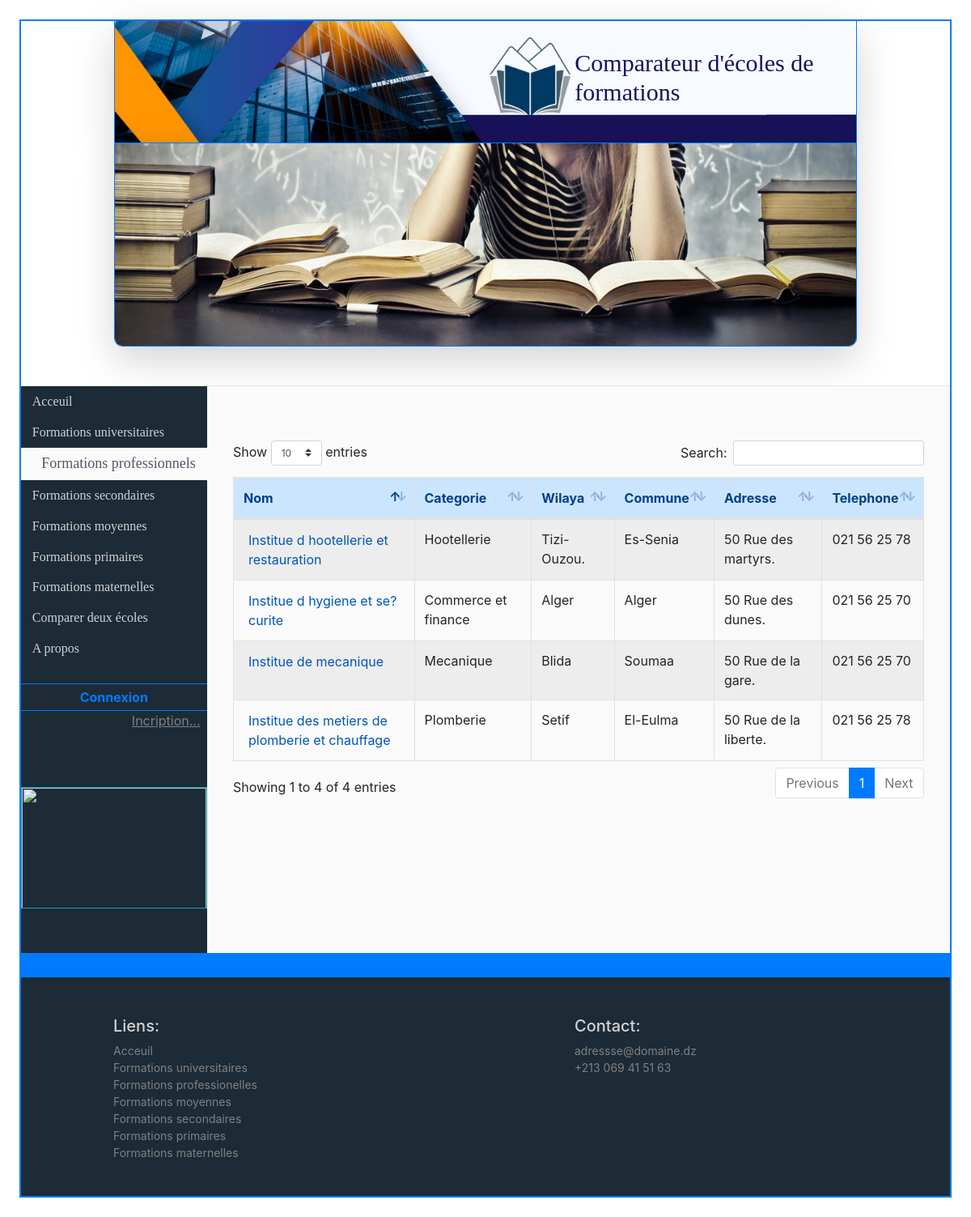
/Frontend/formations_professionelles.php, run on the app's committed database.
### tables this page shows
CREATE TABLE IF NOT EXISTS `ecole` (
  `id_ecole` int(11) NOT NULL AUTO_INCREMENT,
  `nom` varchar(256) NOT NULL,
  `type` varchar(256) NOT NULL,
  `categorie` varchar(256) NOT NULL,
  `wilaya` varchar(256) NOT NULL,
  `commune` varchar(256) NOT NULL,
  `adresse` varchar(256) NOT NULL,
  `telephone` varchar(256) NOT NULL,
  `en_ligne` int(11) NOT NULL DEFAULT '1',
  PRIMARY KEY (`id_ecole`)
);

### Frontend/Controller/Controller.php (called while the page is built, shortened)
<?php
require_once ($_SERVER['DOCUMENT_ROOT'].'/PROJET_TDW/Frontend/Model/Model.php');
class Controller
{
    private $model;
    public function __construct() {
        $this->model=new Model();
    }
    public function getEcolesFormations($type) {
        return $this->model->getEcolesFormations($type);
    }
}

### Frontend/Model/Model.php (called while the page is built, shortened)
<?php
class Model
{
    private $bdd;
    public function __construct()
    {
        try {
            $this->bdd = new PDO('mysql:host=localhost;dbname=tdw;charset=utf8', 'root', '');
        } catch (PDOException $e) {
            echo("Echec de connexion : " . $e->getMessage);
        }
    }
    public function getEcolesFormations($type)
    {
        $query = "select * from ecole where type = '".$type."'";
        $stmt=$this->bdd->prepare($query);
        $stmt->execute();
        return $stmt->fetchAll();
    }
}

### Frontend/View/View.php (the view, shortened to what this page needs)
<?php
require_once ($_SERVER['DOCUMENT_ROOT'].'/PROJET_TDW/Frontend/Controller/Controller.php');
    class View {
        private $controller;
        public function __construct() {
            $this->controller=new Controller();
        }
        public function showLogo() {
            ?>
            <div class="logo mr-auto ml-auto shadow-lg">
                <div class="container">
                    <div class="row">
                        <div class="col-lg-7 offset-5" >
                            <div class="row ml-5">
                                <div class="col-lg-2 mr-4">
                                    <img src="View/src/images/kl.png">
                                </div>
                            <div class="col-lg-9 offset-1 m-auto"> <h1 class="m-auto">Comparateur d'écoles de formations</h1></div>
                        </div>
                    </div>
                </div>
            </div>
            </div>
            <?php
        }
         public function showDiaporama()
        {
            ?>
            <div id="diapo_container" class=" mr-auto ml-auto shadow-lg  mb-5 bg-white">
               <img class="ml-auto mr-auto diapo" src="View/src/images/d2.jpg"  width="100%" alt="2">
            </div>
            <?php
        }
        public function showMenu($page) {
            ?>
                <div id="m_page">
                <div id="menu_container" class="fix">
                    <div class="nav flex-column " id="v-pills-tab" role="tablist" aria-orientation="vertical">
                        <a class="cat-link <?php if ($page==0) echo 'active_link'?>" href="index.php#content">Acceuil</a>
                        <a class="cat-link <?php if ($page==1) echo 'active_link'?>"  href="formations_universitaires.php#content" >Formations universitaires</a>
                        <a class="cat-link <?php if ($page==2) echo 'active_link'?>"  href="formations_professionelles.php#content">Formations professionnels </a>
                        <a class="cat-link <?php if ($page==3) echo 'active_link'?>"   href="formations_secondaires.php#content" >Formations secondaires</a>
                        <a class="cat-link <?php if ($page==4) echo 'active_link'?>"   href="formations_moyennes.php#content" >Formations moyennes</a>
                        <a class="cat-link <?php if ($page==5) echo 'active_link'?>"  href="formations_primaires.php#content" >Formations primaires</a>
                        <a class="cat-link <?php if ($page==6) echo 'active_link'?>"  href="formations_maternelles.php#content" >Formations maternelles</a>
                        <a class="cat-link <?php if ($page==7) echo 'active_link'?>"  href="Comparaison.php#content" >Comparer deux écoles</a>
                        <a class="cat-link <?php if ($page==8) echo 'active_link'?>"   href="" >A propos</a>
                        <br>
                        <?php if (empty($_SESSION['username'])) { ?>
                        <button type="button" data-toggle="modal" data-target="#cadre_connex" class="btn btn-outline-primary btn-sm" id="conex_btn">Connexion</button>
                            <a data-toggle="modal" data-target="#cadre_inscrip" id="inscrip_link" class="ml-auto mr-2">Incription... </a>
                        <?php } else { ?>
                            <button type="button" class="btn btn-outline-danger btn-sm" id="deconex_btn">Deconnexion</button>
                        <?php } ?>
                    </div>
                    <div id="publicite">
                        <img src="View/src/images/pub.jpg" >
                    </div>
                </div>
            <?php
        }
            ?>
            <?php
        public function showEcoleFormations($type) {
            ?>
            <div id="content" class="ml-auto pt-5">
                <div class="row">
                    <div class="col-lg-12" style="padding: 2% 5%">
                            <div class="row">
                                <div class="col-lg-12">
                                    <table id="tab_ecole" class="table table-striped table-bordered w-100" >
                                        <thead class="alert-primary">
                                        <tr>
                                            <th >Nom</th>
                                            <?php if ($type=='univ' || $type=='prof') {?> <th>Categorie</th><?php }?>
                                            <th>Wilaya</th>
                                            <th>Commune</th>
                                            <th>Adresse</th>
                                            <th>Telephone</th>
                                        </tr>
                                        </thead>
                                        <tbody>
                                        <?php
                                        $ecoles=$this->controller->getEcolesFormations($type);
                                        foreach ($ecoles as $ecole) {
                                            if ($ecole['en_ligne']>0) {
                                        ?>
                                        <tr>
                                            <td>
                                                <form method="post" action="../TP/Frontend/Controller/index.php">
                                                    <button class="school_link" type="submit"> <?php echo $ecole['nom']?>
                                                </button></form>
                                            </td>
                                            <?php if ($type=='univ' || $type=='prof') {?> <td><?php echo $ecole['categorie'] ?></td><?php }?>
                                            <td ><?php echo $ecole['wilaya'] ?></td>
                                            <td><?php echo $ecole['commune'] ?></td>
                                            <td><?php echo $ecole['adresse'] ?></td>
                                            <td><?php echo $ecole['telephone'] ?></td>
                                        </tr>
                                            <?php }} ?>
                                        </tbody>
                                    </table>
                                </div>
                            </div>
                    </div>
                    </div>
                </div>
            </div>
            <?php
        }
            ?>
            <?php
        public function showFooter() {
            ?>
            <footer>
                <div class="container">
                    <div class="row">
                        <div class="col-lg-4 offset-1 mt-lg-5">
                            <h5 style="color:lightgrey">Liens:</h5>
                            <div class="nav flex-column nav-pills" id="v-pills-tab" role="tablist" aria-orientation="vertical">
                                <a href="index.php">Acceuil</a>
                                <a  href="formations_universitaires.php" >Formations universitaires</a>
                                <a  href="formations_professionelles.php" >Formations professionelles</a>
                                <a  href="formations_moyennes.php" >Formations moyennes</a>
                                <a  href="formations_secondaires.php" >Formations secondaires</a>
                                <a  href="formations_primaires.php" >Formations primaires</a>
                                <a  href="formations_maternelles.php" >Formations maternelles</a>
                            </div>
                        </div>
                            <div class="col-lg-4 offset-2 mt-lg-5">
                                <h5 style="color:lightgray">Contact:</h5>
                                <div class="nav flex-column nav-pills" id="v-pills-tab" role="tablist" aria-orientation="vertical">
                                    <a href="index.php">adressse@domaine.dz</a>
                                    <a  href="#v-pills-profile" >+213 069 41 51 63</a>
                                </div>
                        </div>
                    </div>
                </div>
            </footer>
            <?php
        }
    }

### Frontend/View/src/style.css (style rules this page uses)
.active_link { width: 100%; padding:3% 6%; border-radius: 0px; background-color: #fafafa; color: #4F5B69 !important; font-size: 18px; text-align: right; }
.cat-link { width: 100%; padding:3% 6%; font-family: Dosis; color: lightgrey; }
#conex_btn { border-radius: 0px; border-width: 1px 0px; font-size: 16px; font-weight: bold; }
#inscrip_link { color:grey; text-decoration-line: underline; }
.logo { padding: 20px; width: 80%; height: 10%; background-image: url("images/44.jpg"); background-size: cover; border: solid #007bff; border-width: 0px 1px; min-height: 150px; display: flex; }
.logo img { height: 100px; width: 100px; }
.logo h1 { font-family: Dosis; color: #18125A; font-size: 30px; }
#menu_container { float: left; background-color: #1C2B36; width: 20%; min-height: 700px; }
#diapo_container { text-align: center; width: 80%; overflow: hidden; border: solid #007bff; border-width: 1px 1px 1px 1px; border-radius: 0px 0px 10px 10px; }
.diapo { height: 250px; }
#content { width: 80%; min-height: 600px; background-color: #fafafa; padding-bottom: 10%; min-height: 700px; }
#publicite img { width: 100%; height: 150px; margin-top: 70px; border: solid 1px #17a2b8; }
footer { border: solid #007bff; border-width: 30px 0px 0px 0px; width: 100%; min-height: 300px; background-color: #1C2B36; padding-bottom: 25px; }
footer a { font-size: 14px; color: grey; }
#m_page { background-color: #1C2B36; }
.school_link { background-color: transparent; border: none; text-align: left; color: #0056b3; }

### data on the page
ecole: nom "Institue d hootellerie et restauration", categorie "Hootellerie", wilaya "Tizi-Ouzou.", commune "Es-Senia", adresse "50 Rue des martyrs.", telephone "021 56 25 78"
ecole: nom "Institue des metiers de plomberie et chauffage", categorie "Plomberie", wilaya "Setif", commune "El-Eulma", adresse "50 Rue de la liberte.", telephone "021 56 25 78"
ecole: nom "Institue de mecanique", categorie "Mecanique", wilaya "Blida", commune "Soumaa", adresse "50 Rue de la gare.", telephone "021 56 25 70"
ecole: nom "Institue d hygiene et se?curite", categorie "Commerce et finance", wilaya "Alger", commune "Alger", adresse "50 Rue des dunes.", telephone "021 56 25 70"
